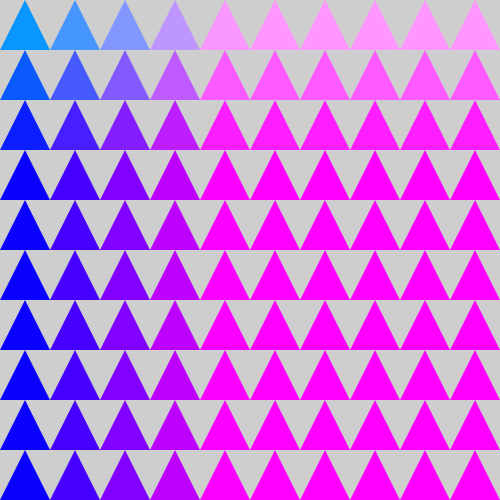
Frame 1 (no input)
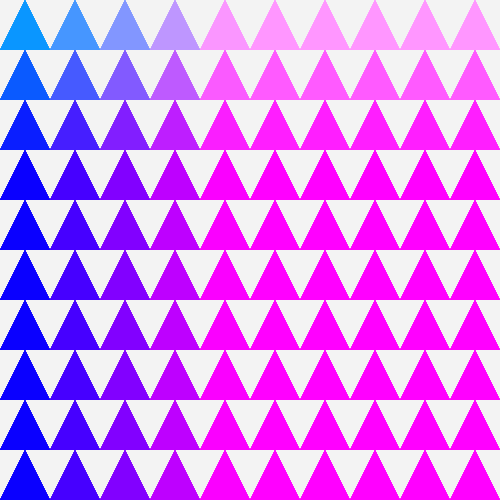
Frame 60 (the mouse pressed at the canvas centre just before this capture)
Frame 120 (the mouse held since frame 60 and released just before this capture): identical to frame 60, image omitted

The Processing sketch that drew these frames (run headless with seeded random() and noise(); from frame 60 on, the mouse is pressed at the canvas centre):

// Processing sketch: processing_26200
// ── processing_26200.pde


                int x= 25;
int y=0;
int x2=0;
int y2=50;
int x3= 50;
int y3= 50;


void setup() {
size (500,500);
smooth();
}

void draw() {
   noStroke();
  fill(255,10);
  rect(0,0, width, height);
 
   
  for(int i = 0; i<10; i++){
     for(int j =0; j<10; j++){
       fill( 10+i*60, 150-j*60,255);
       
       
  triangle(x+i*50,y+j*50,x2+i*50,y2+j*50,x3+i*50,y3+j*50);
  
   
 
     }
  
  }
  
  
}
